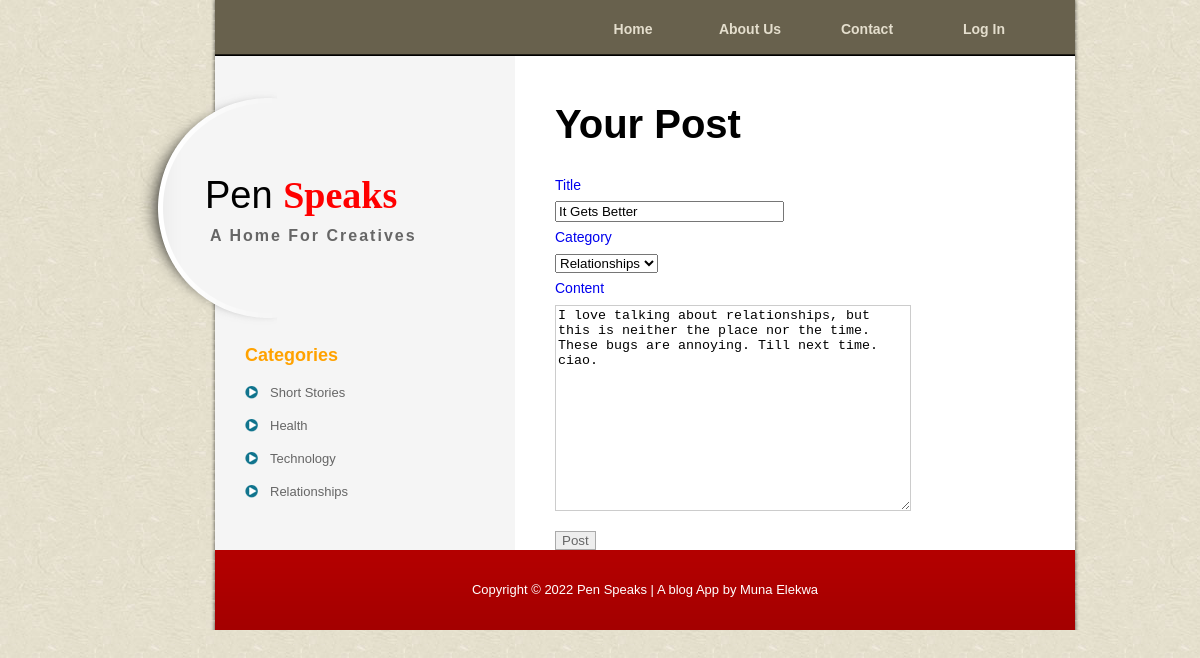
The app's page /post/2/update with its own data.
### models.py (models this page shows, shortened)
class Blogpost(db.Model):
    id = db.Column(db.Integer, primary_key=True)
    title = db.Column(db.String(255), nullable=False)
    content = db.Column(db.Text, nullable=False)
    category = db.Column(db.String(255), nullable=False)
    date_posted = db.Column(db.DateTime, nullable=False, default=datetime.utcnow)
    user_id = db.Column(db.Integer, db.ForeignKey('user.id'))

### app.py (the view, shortened to what this page needs)
@app.route('/post/<int:post_id>/update', methods=['GET', 'POST'])
def edit_post(post_id):
    post = Blogpost.query.get_or_404(post_id)
    form = PostForm()
    form.title.data = post.title
    form.category.data = post.category
    form.content.data = post.content
    return render_template('post.html', post=post, form=form)

### forms.py
class PostForm(FlaskForm):
    title = StringField('Title', validators=[DataRequired()])
    category= SelectField('Category', validators=[DataRequired()], choices=['Short stories', 'Relationships', 'Health', 'Technology', 'others'])
    content = TextAreaField('Content', validators=[DataRequired()])
    submit = SubmitField('Post')

### templates/post.html (shortened to what this page needs)
{% extends 'layout.html' %}
{% block nav %}
{% if current_user.is_authenticated %}
    <ul>
        <li><a href="/">Home</a></li>
        <li><a href="/about">About Us</a></li>
        <li><a href="/contact">Contact</a></li>
        <li><a href="/my posts">Posts</a></li>
        <li><a href="/login">Log Out</a></li>
    </ul>
{% else %}
    <ul>
        <li><a href="/">Home</a></li>
        <li><a href="/about">About Us</a></li>
        <li><a href="/contact">Contact</a></li>
        <li><a href="/login">Log In</a></li>
    </ul>
{% endif %}
{% endblock nav %}
{% block content %}
<h1>Your Post</h1>
<div id="contact_form">
    <form method="POST" action="#">
        <div class="loginFm">
            <div class="login-form">
                {{ form.title.label }}
                {{ form.title }}
            </div>
            <div class="login-form">
                {{ form.category.label }}
                {{ form.category }}
            </div>
            <div class="login-form">
                {{ form.content.label }}
                {{ form.content(class = 'msg_field') }}
            </div>
            <div>
                {{ form.submit(class="login-btn") }}
            </div>
        </div>
    </form>
</div>
{% endblock content %}

### static/style.css (style rules this page uses)
body { margin: 0px; padding: 0px; color: #666; font-family: Helevetica,Arial,sans-serif; font-size: 13px; line-height:1.5em; background-image: url(images/templatemo_body.jpg); background-repeat: repeat; }
a, a:link, a:visited { text-decoration: none; }
h1 { font-size: 40px; font-weight: bold; margin: 0 0 30px 0; padding: 5px 0; color: #000; }
#templatemo_menu ul { float: right; margin: 0; padding: 0; list-style: none; }
#templatemo_menu ul li { padding: 0px; margin: 0px; display: inline; }
#templatemo_menu ul li a { float: left; display: block; width: 112px; height: 48px; padding: 0; margin: 0 5px 0 0 ; font-size: 14px; text-align: center; text-decoration: none; color: #e4decd; font-weight: bold; outline: none; border: none; }
#contact_form form { margin: 0px; padding: 0px; }
#contact_form form label { display: block; width: 100px; margin-right: 10px; font-size: 14px; }
#contact_form form textarea { width: 350px; height: 200px; background: #fff; border: 1px solid #ccc; }
.login-form input { width: 45%; }
.login-form label { display: block; width: 100px; margin-right: 10px; font-size: 14px; padding: 6px 0; }
.loginFm, .login-btn { margin: 0, auto; }
.login-btn { margin-top: 3%; background: #EEEEEE; border: 1px solid #AAAAAA; color: #666666; }

### records on screen
Blogpost: title "It Gets Better", category "Relationships", content "I love talking about relationships, but this is neither the place nor the time. These bugs are annoying. Till next time. ciao."
